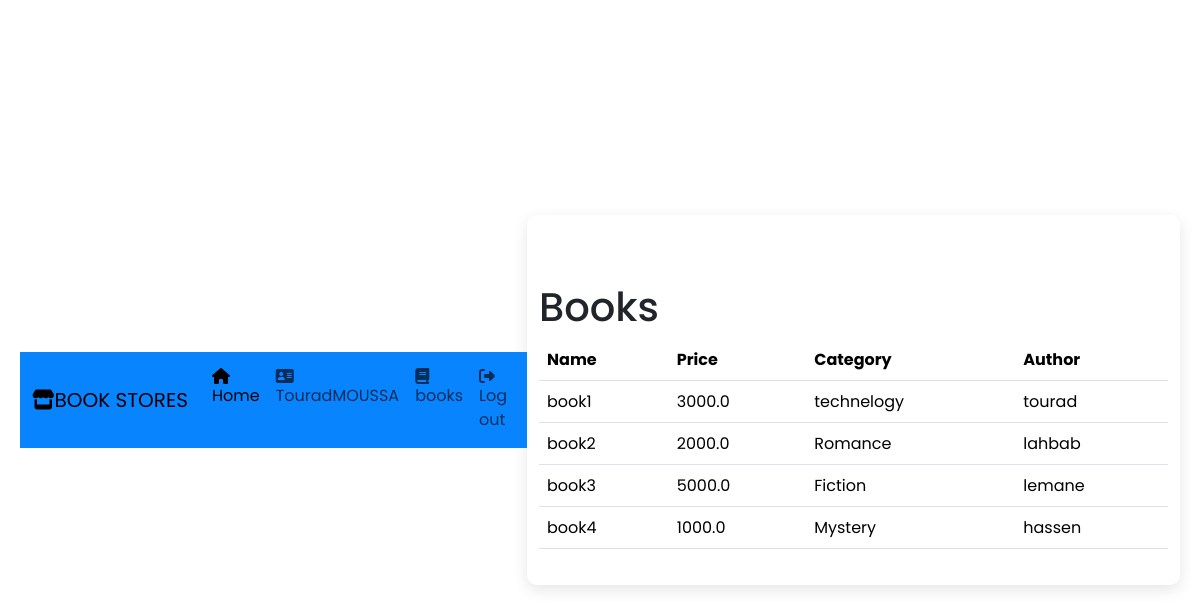
The app's page /books/ (signed in) with its own data.
### bookstore/models.py (models this page shows, shortened)
class Book(models.Model):
     CATEGORY={
        ('Fiction','Fiction'),
        ('Mystery','Mystery'),
        ('Romance','Romance'),
        ('technelogy','technelogy')
    }
     name = models.CharField(max_length=190, null=True)
     author = models.CharField(max_length=190, null=True)
     price = models.FloatField(null=True)
     tags = models.ManyToManyField(Tag)
     category = models.CharField(max_length=190, null=True, choices=CATEGORY)
     description = models.CharField(max_length=200, null=True)
     date_created = models.DateTimeField(auto_now_add=True, null=True)

### bookstore/decorators.py (the view)
        def wrapper_func(request , *args,**kwargs):
            group = None
            if request.user.groups.exists():
               group =  request.user.groups.all()[0].name
            if group == 'ADMIN':
               return view_func(request , *args,**kwargs)
            if group == 'CUSTOMER':
                return redirect('Userprofile')

### bookstore/views.py (called while the page is built)
@login_required(login_url='login')
@forAdmins
def books(request):
    books = Book.objects.all()
    return render(request,'bookstore/books.html',{'books':books})

### bookstore/templates/bookstore/books.html
{% extends "bookstore/main.html" %}
{% block content %}
<div class="container">
   <div class="pt-5">
<h1>Books</h1>
</div>
    <table class="table">
        <thead>
          <tr>
            <th scope="col">Name</th>
            <th scope="col">Price</th>
            <th scope="col">Category</th>
            <th scope="col">Author</th>
          </tr>
        </thead>
        <tbody>
            {% for item in books    %}
            <tr>
            <td>{{item.name}}</td>
            <td>{{item.price}}</td>
            <td>{{item.category}}</td>
            <td>{{item.author}}</td>
          </tr>
          {%  endfor %}
        </tbody>
      </table>
</div>
{% endblock %}

### bookstore/templates/bookstore/navbar.html (shortened to what this page needs)
{% load  static %}
<nav class="navbar navbar-expand-lg" style="background-color:rgb(9, 132, 255);" >
    <div class="container-fluid">
      <a class="navbar-brand" href="{% url 'home' %}">
        <i class="fa-solid fa-store"></i>BOOK STORES
      </a>
      <div class="collapse navbar-collapse" id="navbarSupportedContent">
        <ul class="navbar-nav me-auto mb-2 mb-lg-0">
          {% if request.user.is_staff%}
          <li class="nav-item">
            <a class="nav-link active" aria-current="page" href="{% url 'home' %}"><i class="fa-solid fa-house"></i>Home</a>
          </li>
          <li class="nav-item">
            <a class="nav-link" href="{% url 'profile_info' %}""><i class="fa-solid fa-address-card"></i>{{request.user}}</a>
          </li>
          <li class="nav-item">
            <a class="nav-link" href="{% url 'books' %}"><i class="fa-solid fa-book"></i>books</a>
          </li>{% endif %}
          <li class="nav-item">
            <a class="nav-link" href="{% url 'logout' %}"><i class="fa-solid fa-right-from-bracket"></i>Log out</a>
          </li>
        </ul>
      </div>
    </div>
  </nav>

### static/CSSv/style.css (style rules this page uses)
* { margin: 0; padding: 0; box-sizing: border-box; }
body { font-family: Arial, sans-serif; background-color: #f4f4f4; display: flex; justify-content: center; align-items: center; height: 100vh; padding: 20px; }
.container { width: 100%; max-width: 500px; background-color: #fff; padding: 20px; border-radius: 10px; box-shadow: 0 5px 15px rgba(0, 0, 0, 0.1); }
a { color: #007BFF; text-decoration: none; }

### static/CSSv/styledash.css (style rules this page uses)
* { margin: 0; padding: 0; box-sizing: border-box; font-family: "Poppins", sans-serif; }

### records on screen
Book: name "book1", price "3000.0", category "technelogy", author "tourad"
Book: name "book2", price "2000.0", category "Romance", author "lahbab"
Book: name "book3", price "5000.0", category "Fiction", author "lemane"
Book: name "book4", price "1000.0", category "Mystery", author "hassen"

### other values on screen
{{ request.user }} "TouradMOUSSA"
